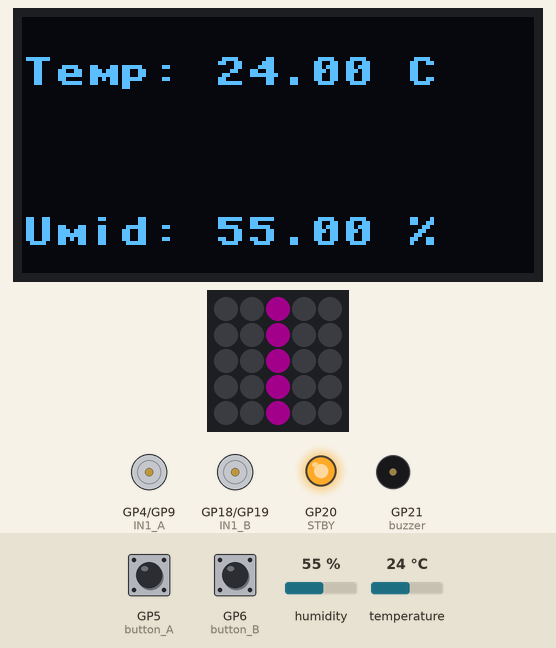
Recording of a program running on a simulated Raspberry Pi Pico running MicroPython. On the bench: 128×64 one-colour display, 5×5 RGB LED matrix, motor-driver pin pairs drawn as motors (green arrow = first pin HIGH = forward, orange = second pin HIGH = backward, longer = more drive, scaled by the enable pin, stopped while the standby pin is LOW), output pins drawn as LEDs (lit = HIGH), buzzer (waves = sounding). The inputs (shaded band) are chosen by the test bench; at power-on: GP5 (button_A) HIGH, GP6 (button_B) HIGH, humidity 55 %, temperature 24 °C. Dim RGB values are drawn brighter than linear; the 25 LEDs are laid out as on the BitDogLab board (LED 0 bottom right, every second row reversed); what the program prints to the serial console is not drawn.

Above: at 1.2 s.
1.3 s: GP5 (button_A) pulled LOW for 1 s
At 2.9 s:
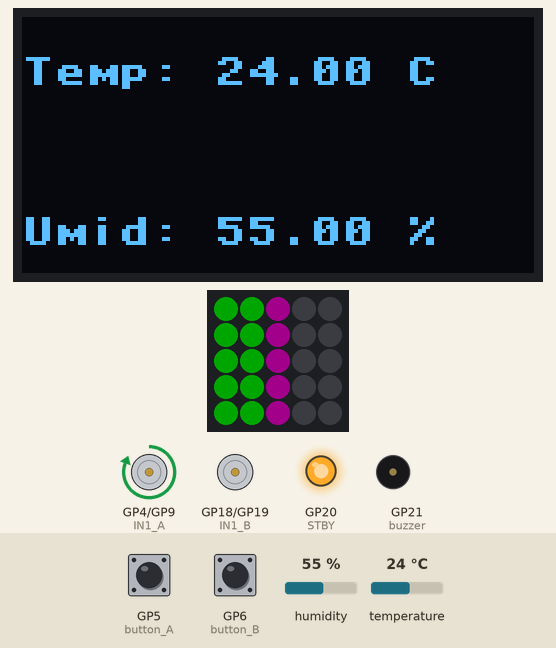
3.8 s: GP6 (button_B) pulled LOW for 0.25 s
At 5.2 s:
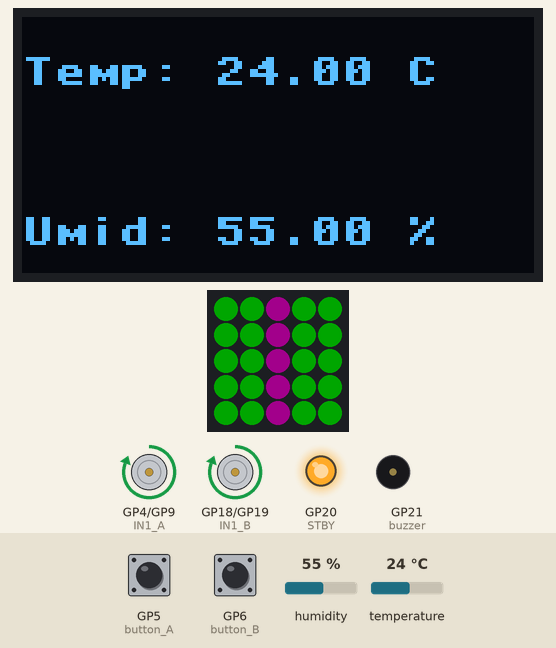
5.5 s: GP6 (button_B) pulled LOW for 1 s
At 7.3 s:
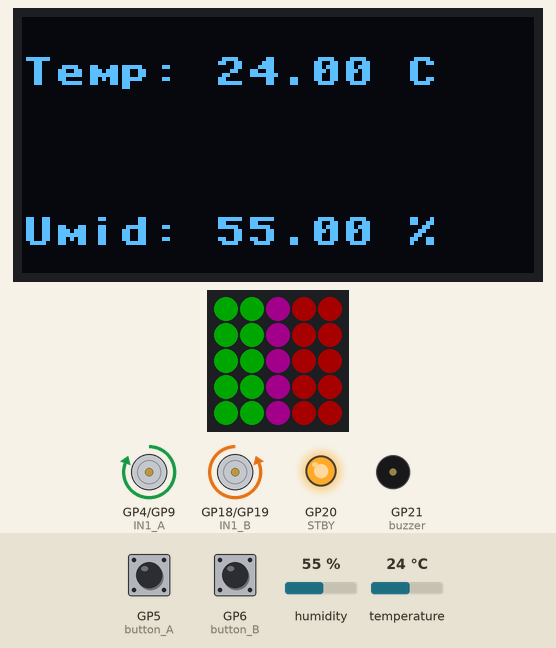
8.0 s: GP5 (button_A) pulled LOW for 3.2 s
At 8.6 s:
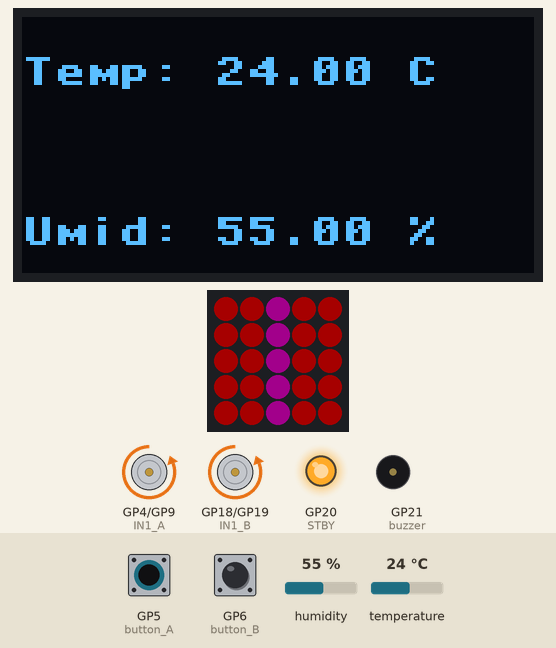
12.7 s: GP6 (button_B) pulled LOW for 0.25 s
At 14.1 s:
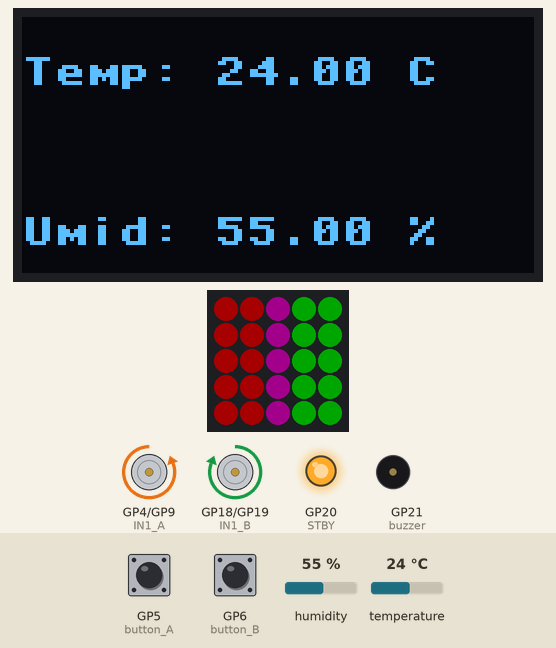
14.5 s: GP5 (button_A) pulled LOW for 0.25 s
At 14.78 s:
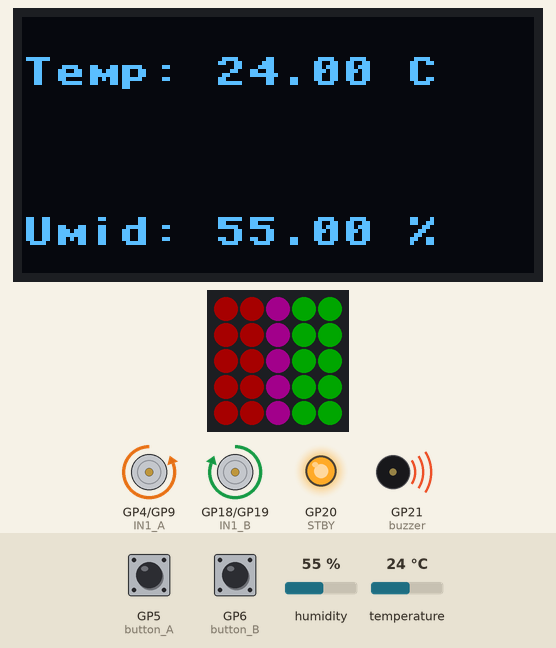
Timing chart, 0 to 17.3 s (numbered marks = the images above; inputs shaded):
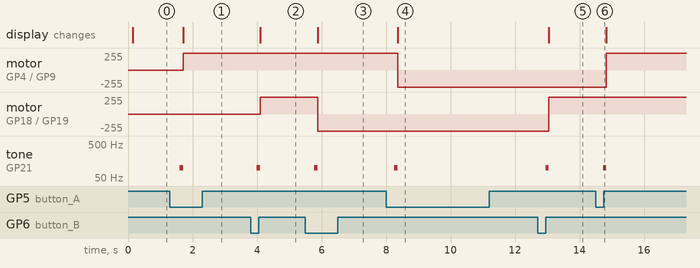

Measured:
- after the input at 1.3 s, motor on GP4 (IN1_A) / GP9 (IN2_A): stopped → forward 255/255 after 0.41 s; tone on GP21 (buzzer): silent → 100 Hz after 0.31 s, → silent 0.10 s later
- after the input at 3.8 s, motor on GP18 (IN1_B) / GP19 (IN2_B): stopped → forward 255/255 after 0.29 s; tone on GP21 (buzzer): silent → 100 Hz after 0.19 s, → silent 0.10 s later
- after the input at 5.5 s, motor on GP18 (IN1_B) / GP19 (IN2_B): forward 255/255 → backward 255/255 after 0.38 s; tone on GP21 (buzzer): silent → 100 Hz after 0.28 s, → silent 0.10 s later
- after the input at 8.0 s, motor on GP4 (IN1_A) / GP9 (IN2_A): forward 255/255 → backward 255/255 after 0.36 s; tone on GP21 (buzzer): silent → 100 Hz after 0.26 s, → silent 0.10 s later
- after the input at 12.7 s, motor on GP18 (IN1_B) / GP19 (IN2_B): backward 255/255 → forward 255/255 after 0.35 s; tone on GP21 (buzzer): silent → 100 Hz after 0.25 s, → silent 0.10 s later
- after the input at 14.5 s, motor on GP4 (IN1_A) / GP9 (IN2_A): backward 255/255 → forward 255/255 after 0.33 s; tone on GP21 (buzzer): silent → 100 Hz after 0.23 s, → silent 0.10 s later

The program:

irrigacao_V1A.py
```python
from machine import Pin, PWM, SoftI2C
import ssd1306
import time
import neopixel

# Inicialização dos dispositivos I2C para o sensor AHT20 e o display OLED
i2c_sensor = SoftI2C(scl=Pin(3), sda=Pin(2))
sensor_address = 0x38
i2c_display = SoftI2C(scl=Pin(15), sda=Pin(14))
display = ssd1306.SSD1306_I2C(128, 64, i2c_display, 0x3C)

# Inicialização dos pinos para controle dos motores e válvulas
IN1_A = Pin(4, Pin.OUT)
IN2_A = Pin(9, Pin.OUT)
PWM_A = PWM(Pin(8))
IN1_B = Pin(18, Pin.OUT)
IN2_B = Pin(19, Pin.OUT)
PWM_B = PWM(Pin(8))
STBY = Pin(20, Pin.OUT)

# Botões com resistores de pull-up
button_A = Pin(5, Pin.IN, Pin.PULL_UP)
button_B = Pin(6, Pin.IN, Pin.PULL_UP)

# Adicionando o buzzer
BUZZER_PIN = 21  # Substitua com o pino correto onde o buzzer está conectado
buzzer = PWM(Pin(BUZZER_PIN))

# Configuração da matriz de LEDs WS2812B
np = neopixel.NeoPixel(Pin(7), 25)  # 5x5 matriz de LEDs

valve_A_open = False
valve_B_open = False

def setup():
    PWM_A.freq(1000)
    PWM_B.freq(1000)
    STBY.value(1)
    np.fill((0, 0, 0))
    np.write()

def display_sensor_values():
    temperature, humidity = read_aht20()
    display.fill(0)
    display.text('Temp: {:.2f} C'.format(temperature), 0, 10, 1)
    display.text('Umid: {:.2f} %'.format(humidity), 0, 50, 1)
    display.show()

def read_aht20():
    i2c_sensor.writeto(sensor_address, b'\xAC\x33\x00')
    time.sleep(0.1)
    data = i2c_sensor.readfrom(sensor_address, 6)
    humidity = ((data[1] << 12) | (data[2] << 4) | (data[3] >> 4)) * 100 / 0x100000
    temperature = (((data[3] & 0x0F) << 16) | (data[4] << 8) | data[5]) * 200 / 0x100000 - 50
    return temperature, humidity

def valve_control(motor_in1, motor_in2, motor_pwm, valve_open, led_indices, valve_name):
    if valve_open:
        motor_in1.value(1)
        motor_in2.value(0)
        for index in led_indices:
            np[index] = (0, 40, 0)  # Verde para aberta
    else:
        motor_in1.value(0)
        motor_in2.value(1)
        for index in led_indices:
            np[index] = (40, 0, 0)  # Vermelho para fechada
    motor_pwm.duty_u16(65535)
    np.write()
    print(f"{valve_name} {'aberta' if valve_open else 'fechada'}: IN1={motor_in1.value()}, IN2={motor_in2.value()}")

setup()

# Definição para ativar o buzzer
def beep(duration_ms=100, frequency=100):
    buzzer.freq(frequency)
    buzzer.duty_u16(12767)  # 50% duty cycle
    time.sleep_ms(duration_ms)
    buzzer.duty_u16(0)

def acender_lilas():
    # Cor lilás, valores aproximados, ajuste conforme necessidade
    lilas = (35, 0, 30)  # RGB para lilás

    # Lista dos índices dos LEDs que devem acender em lilás
    indices_lilas = [2, 7, 12, 17, 22]

    # Aplicar a cor lilás aos LEDs especificados
    for indice in indices_lilas:
        np[indice] = lilas

    # Atualizar a matriz de LEDs para mostrar as novas cores
    np.write()


try:
    while True:
        display_sensor_values()
        acender_lilas()
        if not button_A.value():
            time.sleep(0.1)
            if not button_A.value():
                beep()  # Aciona o beep
                valve_A_open = not valve_A_open
                valve_control(IN1_A, IN2_A, PWM_A, valve_A_open, [3, 4, 5, 6, 13, 14, 15, 16, 23, 24], "Válvula A")
                while not button_A.value():
                    time.sleep(0.1)

        if not button_B.value():
            time.sleep(0.1)
            if not button_B.value():
                beep()  # Aciona o beep
                valve_B_open = not valve_B_open
                valve_control(IN1_B, IN2_B, PWM_B, valve_B_open, [0, 1, 8, 9, 10, 11, 18, 19, 20, 21], "Válvula B")
                while not button_B.value():
                    time.sleep(0.1)

        time.sleep(0.1)

finally:
    motor_stop(IN1_A, IN2_A, PWM_A)
    motor_stop(IN1_B, IN2_B, PWM_B)
    STBY.value(0)
    np.fill((0, 0, 0))
    np.write()
    buzzer.deinit()  # Desativa o buzzer para liberar o pino PWM
```
